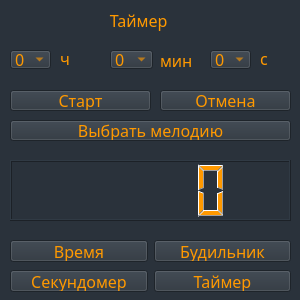
<?xml version="1.0" encoding="UTF-8"?>
<ui version="4.0">
 <class>Form</class>
 <widget class="QWidget" name="Form">
  <property name="geometry">
   <rect>
    <x>0</x>
    <y>0</y>
    <width>300</width>
    <height>300</height>
   </rect>
  </property>
  <property name="windowTitle">
   <string>Form</string>
  </property>
  <property name="styleSheet">
   <string notr="true">*{
	font-size: 12pt;
	font-family: sans-serif;
	background-color: #2a323b;
	color: #ff9900;
}

QPushButton:hover{
	background-color: #3b3b3b;
}

QPushButton:pressed{
	background-color: #20252b;
}</string>
  </property>
  <widget class="QWidget" name="horizontalLayoutWidget">
   <property name="geometry">
    <rect>
     <x>10</x>
     <y>270</y>
     <width>281</width>
     <height>22</height>
    </rect>
   </property>
   <layout class="QHBoxLayout" name="horizontalLayout">
    <item>
     <widget class="QPushButton" name="stopwatch">
      <property name="text">
       <string>Секундомер</string>
      </property>
     </widget>
    </item>
    <item>
     <widget class="QPushButton" name="timer_btn">
      <property name="text">
       <string>Таймер</string>
      </property>
     </widget>
    </item>
   </layout>
  </widget>
  <widget class="QLabel" name="label_4">
   <property name="geometry">
    <rect>
     <x>10</x>
     <y>10</y>
     <width>271</width>
     <height>21</height>
    </rect>
   </property>
   <property name="text">
    <string>                        Таймер</string>
   </property>
  </widget>
  <widget class="QPushButton" name="start_btn">
   <property name="geometry">
    <rect>
     <x>10</x>
     <y>90</y>
     <width>141</width>
     <height>21</height>
    </rect>
   </property>
   <property name="text">
    <string>Старт</string>
   </property>
  </widget>
  <widget class="QPushButton" name="reset_btn">
   <property name="geometry">
    <rect>
     <x>160</x>
     <y>90</y>
     <width>131</width>
     <height>21</height>
    </rect>
   </property>
   <property name="text">
    <string>Отмена</string>
   </property>
  </widget>
  <widget class="QWidget" name="horizontalLayoutWidget_3">
   <property name="geometry">
    <rect>
     <x>10</x>
     <y>240</y>
     <width>281</width>
     <height>22</height>
    </rect>
   </property>
   <layout class="QHBoxLayout" name="horizontalLayout_3">
    <item>
     <widget class="QPushButton" name="time">
      <property name="text">
       <string>Время</string>
      </property>
     </widget>
    </item>
    <item>
     <widget class="QPushButton" name="alarm">
      <property name="text">
       <string>Будильник</string>
      </property>
     </widget>
    </item>
   </layout>
  </widget>
  <widget class="QPushButton" name="choose_melody">
   <property name="geometry">
    <rect>
     <x>10</x>
     <y>120</y>
     <width>281</width>
     <height>21</height>
    </rect>
   </property>
   <property name="text">
    <string>Выбрать мелодию</string>
   </property>
  </widget>
  <widget class="QLCDNumber" name="lcdNumber">
   <property name="geometry">
    <rect>
     <x>10</x>
     <y>160</y>
     <width>281</width>
     <height>61</height>
    </rect>
   </property>
  </widget>
  <widget class="QComboBox" name="minutes_btn">
   <property name="geometry">
    <rect>
     <x>110</x>
     <y>50</y>
     <width>43</width>
     <height>19</height>
    </rect>
   </property>
   <item>
    <property name="text">
     <string>0</string>
    </property>
   </item>
   <item>
    <property name="text">
     <string>1</string>
    </property>
   </item>
   <item>
    <property name="text">
     <string>2</string>
    </property>
   </item>
   <item>
    <property name="text">
     <string>3</string>
    </property>
   </item>
   <item>
    <property name="text">
     <string>4</string>
    </property>
   </item>
   <item>
    <property name="text">
     <string>5</string>
    </property>
   </item>
   <item>
    <property name="text">
     <string>6</string>
    </property>
   </item>
   <item>
    <property name="text">
     <string>7</string>
    </property>
   </item>
   <item>
    <property name="text">
     <string>8</string>
    </property>
   </item>
   <item>
    <property name="text">
     <string>9</string>
    </property>
   </item>
   <item>
    <property name="text">
     <string>10</string>
    </property>
   </item>
   <item>
    <property name="text">
     <string>11</string>
    </property>
   </item>
   <item>
    <property name="text">
     <string>12</string>
    </property>
   </item>
   <item>
    <property name="text">
     <string>13</string>
    </property>
   </item>
   <item>
    <property name="text">
     <string>15</string>
    </property>
   </item>
   <item>
    <property name="text">
     <string>16</string>
    </property>
   </item>
   <item>
    <property name="text">
     <string>17</string>
    </property>
   </item>
   <item>
    <property name="text">
     <string>18</string>
    </property>
   </item>
   <item>
    <property name="text">
     <string>19</string>
    </property>
   </item>
   <item>
    <property name="text">
     <string>20</string>
    </property>
   </item>
   <item>
    <property name="text">
     <string>21</string>
    </property>
   </item>
   <item>
    <property name="text">
     <string>22</string>
    </property>
   </item>
   <item>
    <property name="text">
     <string>23</string>
    </property>
   </item>
   <item>
    <property name="text">
     <string>24</string>
    </property>
   </item>
   <item>
    <property name="text">
     <string>25</string>
    </property>
   </item>
   <item>
    <property name="text">
     <string>26</string>
    </property>
   </item>
   <item>
    <property name="text">
     <string>27</string>
    </property>
   </item>
   <item>
    <property name="text">
     <string>28</string>
    </property>
   </item>
   <item>
    <property name="text">
     <string>29</string>
    </property>
   </item>
   <item>
    <property name="text">
     <string>30</string>
    </property>
   </item>
   <item>
    <property name="text">
     <string>31</string>
    </property>
   </item>
   <item>
    <property name="text">
     <string>32</string>
    </property>
   </item>
   <item>
    <property name="text">
     <string>33</string>
    </property>
   </item>
   <item>
    <property name="text">
     <string>34</string>
    </property>
   </item>
   <item>
    <property name="text">
     <string>35</string>
    </property>
   </item>
   <item>
    <property name="text">
     <string>36</string>
    </property>
   </item>
   <item>
    <property name="text">
     <string>37</string>
    </property>
   </item>
   <item>
    <property name="text">
     <string>38</string>
    </property>
   </item>
   <item>
    <property name="text">
     <string>39</string>
    </property>
   </item>
   <item>
    <property name="text">
     <string>40</string>
    </property>
   </item>
   <item>
    <property name="text">
     <string>41</string>
    </property>
   </item>
   <item>
    <property name="text">
     <string>42</string>
    </property>
   </item>
   <item>
    <property name="text">
     <string>43</string>
    </property>
   </item>
   <item>
    <property name="text">
     <string>44</string>
    </property>
   </item>
   <item>
    <property name="text">
     <string>45</string>
    </property>
   </item>
   <item>
    <property name="text">
     <string>46</string>
    </property>
   </item>
   <item>
    <property name="text">
     <string>47</string>
    </property>
   </item>
   <item>
    <property name="text">
     <string>48</string>
    </property>
   </item>
   <item>
    <property name="text">
     <string>49</string>
    </property>
   </item>
   <item>
    <property name="text">
     <string>50</string>
    </property>
   </item>
   <item>
    <property name="text">
     <string>51</string>
    </property>
   </item>
   <item>
    <property name="text">
     <string>52</string>
    </property>
   </item>
   <item>
    <property name="text">
     <string>53</string>
    </property>
   </item>
   <item>
    <property name="text">
     <string>54</string>
    </property>
   </item>
   <item>
    <property name="text">
     <string>55</string>
    </property>
   </item>
   <item>
    <property name="text">
     <string>56</string>
    </property>
   </item>
   <item>
    <property name="text">
     <string>57</string>
    </property>
   </item>
   <item>
    <property name="text">
     <string>58</string>
    </property>
   </item>
   <item>
    <property name="text">
     <string>59</string>
    </property>
   </item>
  </widget>
  <widget class="QComboBox" name="seconds_btn">
   <property name="geometry">
    <rect>
     <x>210</x>
     <y>50</y>
     <width>41</width>
     <height>19</height>
    </rect>
   </property>
   <item>
    <property name="text">
     <string>0</string>
    </property>
   </item>
   <item>
    <property name="text">
     <string>1</string>
    </property>
   </item>
   <item>
    <property name="text">
     <string>2</string>
    </property>
   </item>
   <item>
    <property name="text">
     <string>3</string>
    </property>
   </item>
   <item>
    <property name="text">
     <string>4</string>
    </property>
   </item>
   <item>
    <property name="text">
     <string>5</string>
    </property>
   </item>
   <item>
    <property name="text">
     <string>6</string>
    </property>
   </item>
   <item>
    <property name="text">
     <string>7</string>
    </property>
   </item>
   <item>
    <property name="text">
     <string>8</string>
    </property>
   </item>
   <item>
    <property name="text">
     <string>9</string>
    </property>
   </item>
   <item>
    <property name="text">
     <string>10</string>
    </property>
   </item>
   <item>
    <property name="text">
     <string>11</string>
    </property>
   </item>
   <item>
    <property name="text">
     <string>12</string>
    </property>
   </item>
   <item>
    <property name="text">
     <string>13</string>
    </property>
   </item>
   <item>
    <property name="text">
     <string>14</string>
    </property>
   </item>
   <item>
    <property name="text">
     <string>15</string>
    </property>
   </item>
   <item>
    <property name="text">
     <string>16</string>
    </property>
   </item>
   <item>
    <property name="text">
     <string>17</string>
    </property>
   </item>
   <item>
    <property name="text">
     <string>18</string>
    </property>
   </item>
   <item>
    <property name="text">
     <string>19</string>
    </property>
   </item>
   <item>
    <property name="text">
     <string>20</string>
    </property>
   </item>
   <item>
    <property name="text">
     <string>21</string>
    </property>
   </item>
   <item>
    <property name="text">
     <string>22</string>
    </property>
   </item>
   <item>
    <property name="text">
     <string>23</string>
    </property>
   </item>
   <item>
    <property name="text">
     <string>24</string>
    </property>
   </item>
   <item>
    <property name="text">
     <string>25</string>
    </property>
   </item>
   <item>
    <property name="text">
     <string>26</string>
    </property>
   </item>
   <item>
    <property name="text">
     <string>27</string>
    </property>
   </item>
   <item>
    <property name="text">
     <string>28</string>
    </property>
   </item>
   <item>
    <property name="text">
     <string>29</string>
    </property>
   </item>
   <item>
    <property name="text">
     <string>30</string>
    </property>
   </item>
   <item>
    <property name="text">
     <string>31</string>
    </property>
   </item>
   <item>
    <property name="text">
     <string>33</string>
    </property>
   </item>
   <item>
    <property name="text">
     <string>34</string>
    </property>
   </item>
   <item>
    <property name="text">
     <string>35</string>
    </property>
   </item>
   <item>
    <property name="text">
     <string>36</string>
    </property>
   </item>
   <item>
    <property name="text">
     <string>37</string>
    </property>
   </item>
   <item>
    <property name="text">
     <string>38</string>
    </property>
   </item>
   <item>
    <property name="text">
     <string>39</string>
    </property>
   </item>
   <item>
    <property name="text">
     <string>40</string>
    </property>
   </item>
   <item>
    <property name="text">
     <string>41</string>
    </property>
   </item>
   <item>
    <property name="text">
     <string>42</string>
    </property>
   </item>
   <item>
    <property name="text">
     <string>43</string>
    </property>
   </item>
   <item>
    <property name="text">
     <string>44</string>
    </property>
   </item>
   <item>
    <property name="text">
     <string>45</string>
    </property>
   </item>
   <item>
    <property name="text">
     <string>46</string>
    </property>
   </item>
   <item>
    <property name="text">
     <string>47</string>
    </property>
   </item>
   <item>
    <property name="text">
     <string>48</string>
    </property>
   </item>
   <item>
    <property name="text">
     <string>50</string>
    </property>
   </item>
   <item>
    <property name="text">
     <string>51</string>
    </property>
   </item>
   <item>
    <property name="text">
     <string>52</string>
    </property>
   </item>
   <item>
    <property name="text">
     <string>53</string>
    </property>
   </item>
   <item>
    <property name="text">
     <string>54</string>
    </property>
   </item>
   <item>
    <property name="text">
     <string>55</string>
    </property>
   </item>
   <item>
    <property name="text">
     <string>56</string>
    </property>
   </item>
   <item>
    <property name="text">
     <string>57</string>
    </property>
   </item>
   <item>
    <property name="text">
     <string>58</string>
    </property>
   </item>
   <item>
    <property name="text">
     <string>59</string>
    </property>
   </item>
  </widget>
  <widget class="QComboBox" name="hours_btn">
   <property name="geometry">
    <rect>
     <x>10</x>
     <y>50</y>
     <width>41</width>
     <height>19</height>
    </rect>
   </property>
   <item>
    <property name="text">
     <string>0</string>
    </property>
   </item>
   <item>
    <property name="text">
     <string>1</string>
    </property>
   </item>
   <item>
    <property name="text">
     <string>2</string>
    </property>
   </item>
   <item>
    <property name="text">
     <string>3</string>
    </property>
   </item>
   <item>
    <property name="text">
     <string>4</string>
    </property>
   </item>
   <item>
    <property name="text">
     <string>5</string>
    </property>
   </item>
   <item>
    <property name="text">
     <string>6</string>
    </property>
   </item>
   <item>
    <property name="text">
     <string>7</string>
    </property>
   </item>
   <item>
    <property name="text">
     <string>8</string>
    </property>
   </item>
   <item>
    <property name="text">
     <string>9</string>
    </property>
   </item>
   <item>
    <property name="text">
     <string>10</string>
    </property>
   </item>
   <item>
    <property name="text">
     <string>11</string>
    </property>
   </item>
   <item>
    <property name="text">
     <string>12</string>
    </property>
   </item>
   <item>
    <property name="text">
     <string>13</string>
    </property>
   </item>
   <item>
    <property name="text">
     <string>14</string>
    </property>
   </item>
   <item>
    <property name="text">
     <string>15</string>
    </property>
   </item>
   <item>
    <property name="text">
     <string>16</string>
    </property>
   </item>
   <item>
    <property name="text">
     <string>17</string>
    </property>
   </item>
   <item>
    <property name="text">
     <string>18</string>
    </property>
   </item>
   <item>
    <property name="text">
     <string>19</string>
    </property>
   </item>
   <item>
    <property name="text">
     <string>20</string>
    </property>
   </item>
   <item>
    <property name="text">
     <string>21</string>
    </property>
   </item>
   <item>
    <property name="text">
     <string>22</string>
    </property>
   </item>
   <item>
    <property name="text">
     <string>23</string>
    </property>
   </item>
  </widget>
  <widget class="QLabel" name="label">
   <property name="geometry">
    <rect>
     <x>60</x>
     <y>48</y>
     <width>31</width>
     <height>21</height>
    </rect>
   </property>
   <property name="text">
    <string>ч</string>
   </property>
  </widget>
  <widget class="QLabel" name="label_2">
   <property name="geometry">
    <rect>
     <x>160</x>
     <y>50</y>
     <width>41</width>
     <height>21</height>
    </rect>
   </property>
   <property name="text">
    <string>мин</string>
   </property>
  </widget>
  <widget class="QLabel" name="label_3">
   <property name="geometry">
    <rect>
     <x>260</x>
     <y>48</y>
     <width>21</width>
     <height>21</height>
    </rect>
   </property>
   <property name="text">
    <string>с</string>
   </property>
  </widget>
 </widget>
 <resources/>
 <connections/>
</ui>
